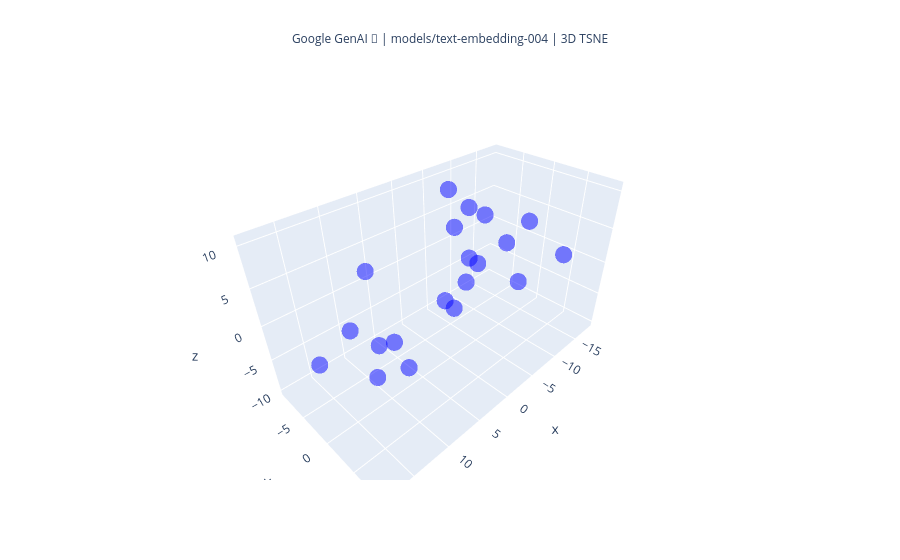

Notebook source saved alongside this figure:
### Code cell
rm.plot(ragmap.DimensionReduction.TSNE, n_components=3)

### Figure 1 — Plotly figure (JSON) as saved in the notebook; plotly's stock layout.template omitted (floating-point values rounded to 4 significant figures)
{"data": [{"hoverinfo": "text", "marker": {"color": "blue", "line": {"width": 0}, "opacity": 0.5, "size": 10, "symbol": "circle"}, "mode": "markers", "name": "Chunk", "text": ["Little Red Riding Hood    by Leanne Guenthe r  Once upon a time, there was a little girl who lived<br>in a village near the forest.   Whenever she went  out, the little girl wore a red riding cloak, so<br>everyone in the village called her Little Red Riding", "Hood.  One morning, Little Red Riding Hood ’s mother  asked her to take  some food to her<br>grandmother,  as she had been ill .   So they packed a nice basket for Little Red Riding Hood to<br>take to her grandmother.  When the", "basket was ready, the li ttle girl put on her red cloak and kissed her mother goodbye.    \"Remember,<br>go straight to Grandma's house,\" her mother cautioned.     \"Don't dawdle along the way and please<br>don't talk to strangers!   The woods are dangerous.\"", "\"Don't worry, mommy,\" said Little Re d Riding Hood, \"I'll be careful.\"     But when Little Red<br>Riding Hood noticed some lovely flowers in the woods, she forgot her promise to her mother.   She", "picked a few, watched the butterflies flit about for awhile, listened to the frogs croaking and then<br>pick ed a few more.  Little  Red Riding Hood was enjoying the warm summer day so much, that she<br>didn't notice a dark shadow approaching out of the", "forest behind her...   Suddenly, the wolf appeared beside her.   \"What are you doing out here,<br>little girl  and where are you going ?\" the wolf a sked in a voice as friendly as he could muster.", "\"I'm on my way to see my Grandma who lives through the forest, near the brook,\"  Little  Red Riding<br>Hood replied.   Then she realized how late she was and quickly excused herself, rushing down the<br>path to her Gr andma's house.  The wolf,", "in the meantime, took a shortcut...     The wolf, a little out of breath from running, arrived at<br>Grandma's and knocked lightly at the door.", "\"Oh thank goodness dear.   Come in. C ome in.  I was worried  that something had happened t o you in<br>the forest,\" said  Grandma thinking that the knock was her granddaughter.", "The wolf let himself in.   Poor Granny did not have time to say another word, before the wolf<br>gobbled her up!   The wolf let out a satisfied burp, and then poked through Granny' s wardrobe to<br>find a nightgown that he liked.   He added a", "frilly sleeping cap, and for good measure, dabbed some of Granny's perfume behind his pointy ears.<br>A few minutes later, Red Riding Hood knocked on the door.   The wolf jumped into bed and pulled the<br>covers over his nose.", "\"Who is it?\" he called in a cackly voice.   \"It's me, Little Red Riding Hood.\"   \"Oh how lovely!<br>Do come in, my dear,\" croaked the wolf.   When Little Red Riding Hood entered the little cottage,<br>she could scarcely recognize her Grandmothe r.", "\"Grandmother!   Your voice sounds so odd.   Is something the matter?\" she asked.   \"Oh, I just have<br>touch of a cold,\" squeaked the wolf adding a cough at the end to prove the point.", "\"But Grandmother!   What big ears you have,\" said Little Red Riding Hood as she edged closer to the<br>bed.   \"The better to hear you with, my dear,\" replied the wolf.   \"But Grandmother!   What big eyes<br>you have,\" said Little Red Riding Hood.", "\"The better to see you with, my dear,\" replied the wolf.   \"But Grandmother!   What big teeth you<br>have,\" said Little Red Riding Hood her voice quivering slightly.", "\"The better to eat you with, my dear,\" roared the wolf and he leapt out of the bed and began to<br>chase the little girl.  Almost  too late, Little Red Riding  Hood realized that the person in the<br>bed was not her Grandmother, but a hungry wolf.", "She ran across the room and through the door, shouting, \"Help!   Wolf!\" as loudly as she could.   A<br>woodsman who was chopping logs nearby heard her cry and ran towards the c ottage as fast as he<br>could.", "He grabbed the wolf and cut the poor Grandmother out.   \"Oh Grandma, I was so scared!\"   sobbed<br>Little Red Riding Hood, \"I'll never speak to strangers or dawdle in the forest again.\"", "\"There, there, child.   You have  learned an important lesson.   Thank goodness you shouted loud<br>enough for this kind  woodsman to hear you!\"", "The woodsman knocked out the wolf and carried him deep into the forest where he wouldn't  bother<br>people any longer.   Little Red Riding Hood and her Grandmother had a nice lunch and a long chat."], "type": "scatter3d", "x": [-9.008, -9.225, 9.994, -5.379, -4.091, 10.62, -5.132, 9.181, 12.42, -18.06, -15.63, -5.57, 9.552, -7.472, -5.704, -10.45, 11.92, -10.12, 17.97, -11.02], "y": [9.085, 3.853, -2.406, 0.248, -4.48, 2.355, -1.813, -2.702, -3.074, -5.865, -1.317, -2.656, -3.306, -6.714, -6.827, -4.959, 6.177, -9.364, -0.01626, -7.464], "z": [5.255, 7.514, 6.423, 8.408, 10.5, 0.1751, 1.789, -4.457, -0.466, -2.755, -6.609, -2.507, -9.915, -10.13, -7.855, -2.748, 0.1154, 1.529, 0.3724, 4.933]}], "layout": {"legend": {"orientation": "h", "x": 0.5, "xanchor": "center", "yanchor": "bottom"}, "title": {"text": "\n<sup>Google GenAI 🧠 | models/text-embedding-004 | 3D TSNE</sup>\n", "x": 0.5, "xanchor": "center"}}}
